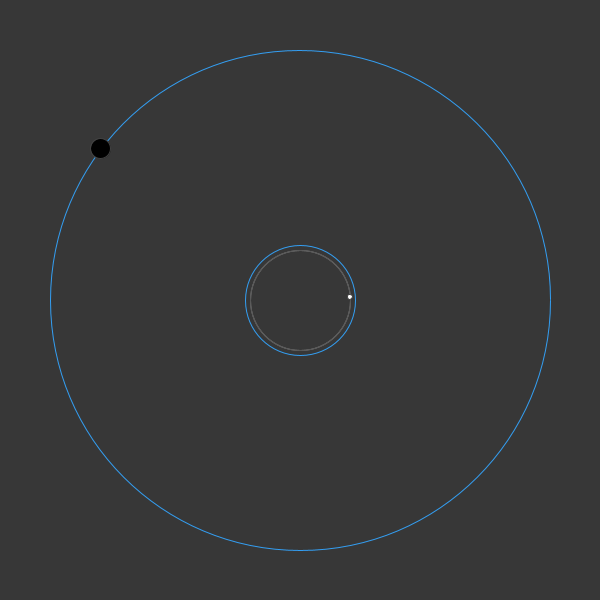
Frame 1 (no input)
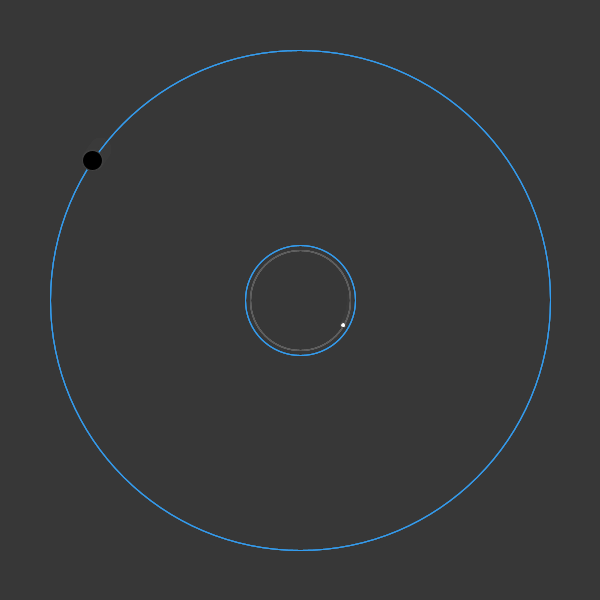
Frame 60 (the mouse pressed at the canvas centre just before this capture)
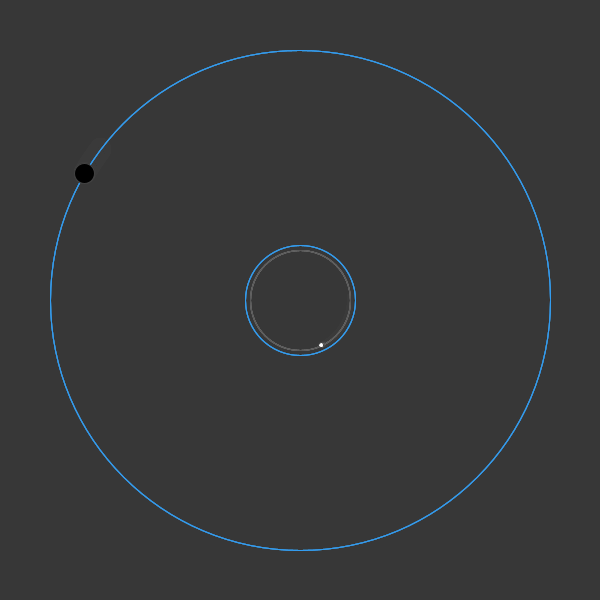
Frame 120 (the mouse held since frame 60 and released just before this capture)

The Processing sketch that drew these frames (run headless with seeded random() and noise(); from frame 60 on, the mouse is pressed at the canvas centre):

// Processing sketch: arc
// ── arc.pde


float i = random(0, TWO_PI);
float j = random(0, TWO_PI);

void setup()
{
  size(600, 600);
  background(55);
}

void draw()
{
  noStroke();
  fill(55, 50);
  rect(0, 0, width, height);

  {
    noFill();
    stroke(128);
    ellipse(300, 300, 100, 100);
  }
  {
    // Inner Circle (Grey)
    stroke(86);
    ellipse(300, 300, 100, 100);
  }
  {
    stroke(51, 158, 242);
    
    // outer arc
    arc(300, 300, 500, 500, 0, TWO_PI);
    
    // inner arc
    arc(300, 300, 110, 110, 0, TWO_PI);
  }
  
  
  if (i == TWO_PI)
  {
    i = 0;
  }
  if (j == -TWO_PI)
  {
    j = 0;
  }
  
  stroke(66);
  strokeWeight(1);
  fill(0);
  
  pushMatrix();
  translate(height/2, width/2);
  ellipse(sin(i)*250, cos(i)*250, 20, 20);
  popMatrix();


  fill(255);
  pushMatrix();
  translate(height/2, width/2);
  ellipse(sin(j)*50, cos(j)*50, 5, 5);
  popMatrix();

  i = i + 0.001;
  j = j - 0.01;
}
